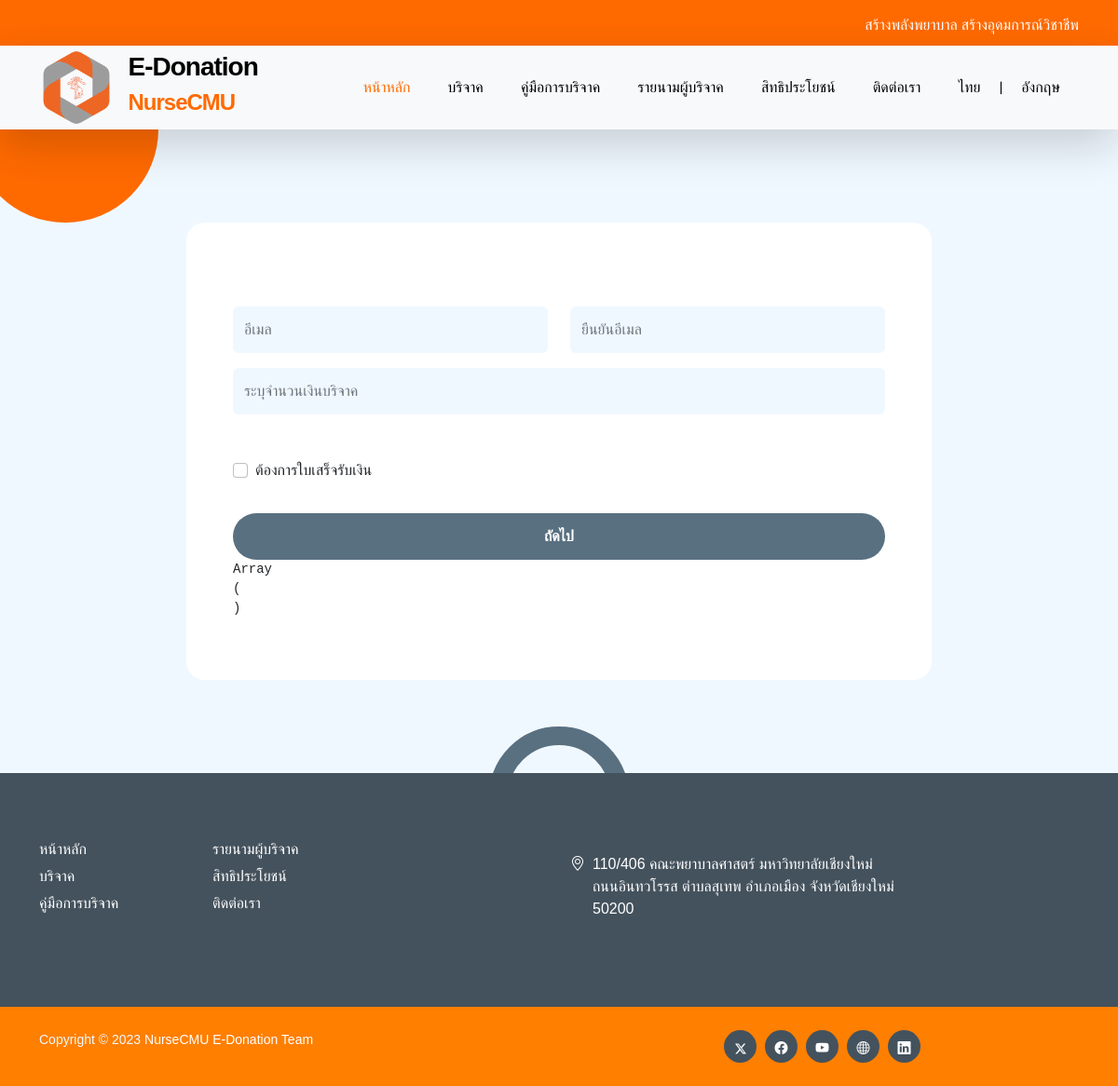
The app's page /donat.php with its own data.
### tables this page shows
CREATE TABLE `menu_th` (
  `id` int(11) NOT NULL,
  `home` varchar(255) NOT NULL,
  `donation` varchar(255) NOT NULL,
  `donation_steps` varchar(255) NOT NULL,
  `list_of_donors` varchar(255) NOT NULL,
  `benefits` varchar(255) NOT NULL,
  `contact` varchar(255) NOT NULL,
  `obj` varchar(255) NOT NULL,
  `details_of` varchar(50) NOT NULL,
  `status_receipt` varchar(50) NOT NULL,
  `rec_email1` varchar(255) NOT NULL,
  `rec_email2` varchar(255) NOT NULL,
  `amount` varchar(255) NOT NULL,
  `name_title` varchar(255) NOT NULL,
  `donation_fullname` varchar(255) NOT NULL,
  `rec_idname` varchar(255) NOT NULL,
  `rec_tel` varchar(255) NOT NULL,
  `address` varchar(255) NOT NULL,
  `provinces` varchar(255) NOT NULL,
  `amphures` varchar(255) NOT NULL,
  `districts` varchar(255) NOT NULL,
  `submit` varchar(255) NOT NULL,
  `address_nuser` varchar(255) NOT NULL,
  `header` varchar(255) NOT NULL,
  `back` varchar(50) NOT NULL
);

### languages/th.php (called while the page is built, shortened)
<?php
require_once 'config_th/connection_l.php';
$query_menu_th = "SELECT home, donation, donation_steps, list_of_donors, benefits, contact, obj, details_of,
rec_email1, rec_email2, amount, name_title, donation_fullname, rec_idname, rec_tel,
address, provinces, amphures, districts, submit,status_receipt,address_nuser,header,back
FROM menu_th;
";
$query_details = "SELECT `edo_name`,`edo_description` FROM project_th";
try {
    $result_menu_th = $conn->query($query_menu_th);
    $menu_th = $result_menu_th->fetch(PDO::FETCH_ASSOC);
    $result_details = $conn->query($query_details);
    $details = $result_details->fetch(PDO::FETCH_ASSOC);
    $lang = array(
        "home" => $menu_th["home"],
        "donation" => $menu_th["donation"],
        "donation_steps" => $menu_th["donation_steps"],
        "list_of_donors" => $menu_th["list_of_donors"],
        "benefits" => $menu_th["benefits"],
        "contact" => $menu_th["contact"],
        "obj" => $menu_th["obj"],
        "details_of" => $menu_th["details_of"],
        "rec_email1" => $menu_th["rec_email1"],
        "rec_email2" => $menu_th["rec_email2"],
        "amount" => $menu_th["amount"],
        "name_title" => $menu_th["name_title"],
        "donation_fullname" => $menu_th["donation_fullname"],
        "rec_idname" => $menu_th["rec_idname"],
        "rec_tel" => $menu_th["rec_tel"],
        "address" => $menu_th["address"],
        "provinces" => $menu_th["provinces"],
        "amphures" => $menu_th["amphures"],
        "districts" => $menu_th["districts"],
        "submit" => $menu_th["submit"],
        "status_receipt" => $menu_th["status_receipt"],
        "address_nuser" => $menu_th["address_nuser"],
        "header" => $menu_th["header"],
        "back" => $menu_th["back"],
        "edo_name" => $details["edo_name"],
        "lang_en" => "อังกฤษ",
        "lang_th" => "ไทย"
    );
} catch (PDOException $e) {
    echo "Error: " . $e->getMessage();
}

### config_th/config_languages.php (called while the page is built, shortened)
<?php
$langFile = "languages/" . $_SESSION['lang'] . ".php";
if (file_exists($langFile)) {
    require_once $langFile;
} else {
    echo "Language file not found!";
    exit;
}

### donat.php (the view, shortened to what this page needs)
<!doctype html>
<html lang="en">
<?php require_once 'config_th/config_languages.php';
require_once 'config_th/head.php'; ?>
<body id="section_1">
    <?php require_once 'config_th/header.php';
    require_once 'config_th/nav.php'; ?>
    <main>
        <section class="cta-section section-padding section-bg">
            <div class="col-lg-8 col-12 mx-auto">
                <form class="custom-form donate-form" method="POST" role="form">
                    <div class="row">
                        <div class="col-lg-6 col-12 mt-3">
                            <input type="email" name="rec_email1" id="rec_email1" pattern="[^ @]*@[^ @]*" class="form-control" placeholder="<?php echo $lang['rec_email1'] ?>">
                        </div>
                        <div class="col-lg-6 col-12 mt-3">
                            <input type="email" name="rec_email2" id="rec_email2" pattern="[^ @]*@[^ @]*" class="form-control" placeholder="<?php echo $lang['rec_email2'] ?>">
                        </div>
                        <div class="col-lg-12 col-12 mt-3">
                            <input type="number" name="amount" id="amount" class="form-control" placeholder="<?php echo $lang['amount'] ?>">
                        </div>
                        <div class="col-lg-12 col-12 mt-5">
                            <div class="form-check">
                                <input class="form-check-input" type="checkbox" name="status_receipt" id="status_receipt">
                                <label class="form-check-label" for="status_receipt">
                                    <?php echo $lang['status_receipt'] ?>
                                </label>
                            </div>
                            <button type="submit" name="submit" class="form-control mt-4"><?php echo $lang['submit'] ?></button>
                        </div>
                    </div>
                    <?php
                    echo '<pre>';
                    print_r($_POST);
                    echo '</pre>';
                    ?>
                </form>
            </div>
        </section>
    </main>
    <?php require_once('config_th/footer.php'); ?>
</body>
</html>

### config_th/header.php
<header class="site-header">
    <div class="container">
        <div class="row">
            <div class="col-lg-8 col-12 ms-auto  flex-wrap">
                <ul class="social-icon">
                    <li class="social-icon-item" style="color: white;">
                        <h7><?php echo $lang['header'] ?></h7>
                    </li>
                </ul>
            </div>
        </div>
    </div>
</header>

### config_th/nav.php (shortened to what this page needs)
<nav class="navbar navbar-expand-lg bg-light shadow-lg">
    <div class="container">
        <a class="navbar-brand" href="index?lang=<?= $_GET['lang'] ?>">
            <img src="images/logo.png" class="logo img-fluid">
            <span>
                <h4 style="margin-left: 10px;">E-Donation</h4>
                <h5 style="margin-left: 10px;">NurseCMU</h5>
            </span>
        </a>
        <div class="collapse navbar-collapse" id="navbarNav">
            <ul class="navbar-nav ms-auto">
                <li class="nav-item">
                    <a class="nav-link click-scroll" href="index?lang=<?= $_GET['lang'] ?>"><?php echo $lang['home'] ?></a>
                </li>
                <li class="nav-item">
                    <a class="nav-link click-scroll" href="index#section_2?lang=<?= $_GET['lang'] ?>"><?php echo $lang['donation'] ?></a>
                </li>
                <li class="nav-item">
                    <a class="nav-link click-scroll" href="#" data-bs-toggle="modal" data-bs-target="#staticBackdrop"><?php echo $lang['donation_steps'] ?></a>
                </li>
                <li class="nav-item">
                    <a class="nav-link click-scroll" href="invoice?lang=<?= $_GET['lang'] ?>"><?php echo $lang['list_of_donors'] ?></a>
                </li>
                <li class="nav-item">
                    <a class="nav-link " href="service?lang=<?= $_GET['lang'] ?>"><?php echo $lang['benefits'] ?></a>
                </li>
                <li class="nav-item">
                    <a class="nav-link click-scroll" href="index#section_4?lang=<?= $_GET['lang'] ?>"><?php echo $lang['contact'] ?></a>
                </li>
                <li class="nav-item">
                    <a class="nav-link click-scroll" href="index?lang=th"><?php echo $lang['lang_th'] ?></a>|<a class="nav-link click-scroll" href="index?lang=en"><?php echo $lang['lang_en'] ?></a>
                </li>
            </ul>
        </div>
    </div>
</nav>

### config_th/footer.php
<footer class="site-footer">
    <div class="container">
        <div class="row">
            <div class="col-lg-4 col-md-6 col-12 mb-4">
                <ul class="footer-menu">
                    <li class="footer-menu-item"><a href="index?lang=<?= $_GET['lang'] ?>" class="footer-menu-link"><?php echo $lang['home'] ?></a></li>
                    <li class="footer-menu-item"><a href="index#section_2?lang=<?= $_GET['lang'] ?>" class="footer-menu-link"><?php echo $lang['donation'] ?></a></li>
                    <li class="footer-menu-item"><a href="index.php#section_3" class="footer-menu-link"><?php echo $lang['donation_steps'] ?></a></li>
                    <li class="footer-menu-item"><a href="invoice?lang=<?= $_GET['lang'] ?>" class="footer-menu-link"><?php echo $lang['list_of_donors'] ?></a></li>
                    <li class="footer-menu-item"><a href="service?lang=<?= $_GET['lang'] ?>" class="footer-menu-link"><?php echo $lang['benefits'] ?></a></li>
                    <li class="footer-menu-item"><a href="index#section_4?lang=<?= $_GET['lang'] ?>" class="footer-menu-link"><?php echo $lang['contact'] ?></a></li>
                </ul>
            </div>
            <div class="col-lg-4 col-md-6 col-12 mx-auto">
                <p class="text-white d-flex mt-3">
                    <i class="bi-geo-alt me-2"></i>
                    <?php echo $lang['address_nuser'] ?>
                </p>
            </div>
        </div>
    </div>
    <div class="site-footer-bottom">
        <div class="container">
            <div class="row">
                <div class="col-lg-6 col-md-7 col-12">
                    <p class="copyright-text mb-0">Copyright © 2023 <a href="#">NurseCMU E-Donation Team </a></p>
                </div>
                <div class="col-lg-6 col-md-5 col-12 d-flex justify-content-center align-items-center mx-auto">
                    <ul class="social-icon">
                        <li class="social-icon-item">
                            <a href="https://twitter.com/nursecmu" class="social-icon-link"><svg xmlns="http://www.w3.org/2000/svg" width="12" height="12" fill="currentColor" class="bi bi-twitter-x" viewBox="0 0 16 16">
                                    <path d="M12.6.75h2.454l-5.36 6.142L16 15.25h-4.937l-3.867-5.07-4.425 5.07H.316l5.733-6.57L0 .75h5.063l3.495 4.633L12.601.75Zm-.86 13.028h1.36L4.323 2.145H2.865l8.875 11.633Z" />
                                </svg></a>
                        </li>
                        <li class="social-icon-item">
                            <a href="https://th-th.facebook.com/nursecmu/" class="social-icon-link bi-facebook"></a>
                        </li>
                        <li class="social-icon-item">
                            <a href="https://www.youtube.com/channel/UCrsvXl143w91ND6BjGn9cZw" class="social-icon-link bi-youtube"></a>
                        </li>
                        <li class="social-icon-item">
                            <a href="https://www.nurse.cmu.ac.th/web/Default.aspx" class="social-icon-link bi-globe"></a>
                        </li>
                        <li class="social-icon-item">
                            <a href="#" class="social-icon-link bi-linkedin"></a>
                        </li>
                    </ul>
                </div>
            </div>
        </div>
    </div>
</footer>

### records on screen
menu_th: header "สร้างพลังพยาบาล สร้างอุดมการณ์วิชาชีพ", home "หน้าหลัก", donation "บริจาค", donation_steps "คู่มือการบริจาค", list_of_donors "รายนามผู้บริจาค", benefits "สิทธิประโยชน์", contact "ติดต่อเรา", rec_email1 "อีเมล", rec_email2 "ยืนยันอีเมล", amount "ระบุจำนวนเงินบริจาค", status_receipt "ต้องการใบเสร็จรับเงิน", submit "ถัดไป", address_nuser "110/406 คณะพยาบาลศาสตร์ มหาวิทยาลัยเชียงใหม่ ถนนอินทวโรรส ตำบลสุเทพ อำเภอเมือง จังหวัดเชียงใหม่ 50200"

### other values on screen
$lang['lang_th'] "ไทย"
$lang['lang_en'] "อังกฤษ"
